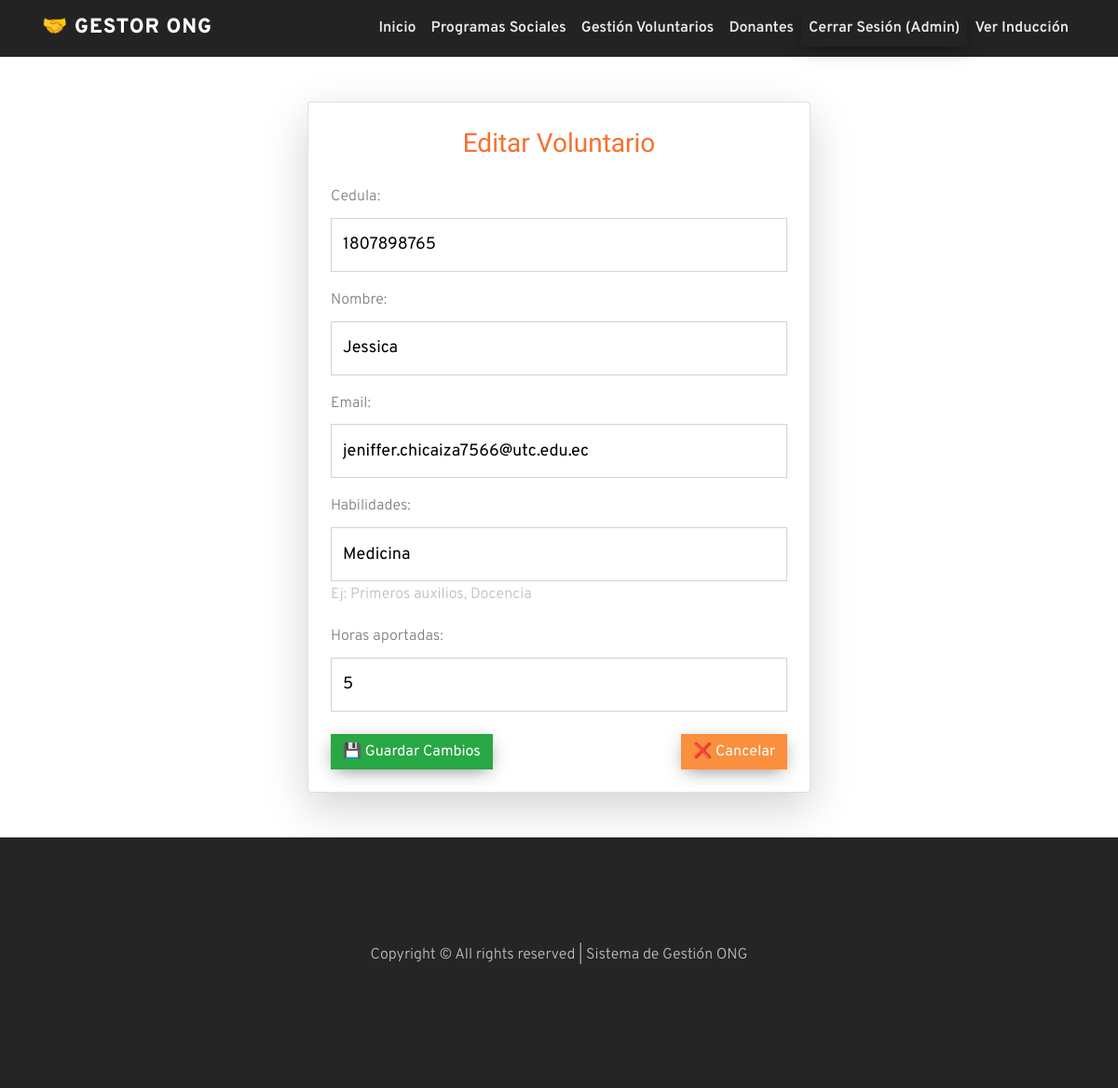
/voluntarios/editar/1/ (signed in), run on the app's committed database.
### gestion/models.py (models this page shows, shortened)
class Voluntario(models.Model):
    nombre = models.CharField(max_length=100)
    cedula = models.CharField(max_length=15, unique=True)
    email = models.EmailField()
    habilidades = models.CharField(max_length=200, help_text="Ej: Primeros auxilios, Docencia")
    horas_aportadas = models.IntegerField(default=0)

### gestion/views.py (the view)
# urls.py: path('voluntarios/editar/<int:id>/', views.editar_voluntario, name='editar_voluntario'),
@login_required
def editar_voluntario(request, id):
  voluntario = get_object_or_404(Voluntario, id=id)
  if request.method == 'POST':
    form = VoluntarioForm(request.POST, instance=voluntario)
    if form.is_valid():
      form.save()
      messages.success(request, 'Voluntario actualizado.')
      return redirect('voluntarios')
  else:
    form = VoluntarioForm(instance=voluntario)
  return render(
      request,
      'gestion/editar_generico.html',
      {'form': form, 'titulo': 'Editar Voluntario'},
  )

### gestion/forms.py
class VoluntarioForm(forms.ModelForm):
    class Meta:
        model = Voluntario
        fields = ['cedula', 'nombre', 'email', 'habilidades', 'horas_aportadas']
        widgets = {
            'cedula': forms.TextInput(attrs={'class': 'form-control', 'placeholder': 'Ej: 1712345678'}),
            'nombre': forms.TextInput(attrs={'class': 'form-control', 'placeholder': 'Nombre completo'}),
            'email': forms.EmailInput(attrs={'class': 'form-control', 'placeholder': 'correo@ejemplo.com'}),
            'habilidades': forms.TextInput(attrs={'class': 'form-control', 'placeholder': 'Ej: Medicina, Logística'}),
            'horas_aportadas': forms.NumberInput(attrs={'class': 'form-control'}),
        }

### gestion/templates/gestion/editar_generico.html (shortened to what this page needs)
{% extends 'gestion/principal.html' %}
{% block contenido %}
<div class="container py-5">
  <div class="row justify-content-center">
    <div class="col-md-6">
      <div class="card shadow-lg p-4">
        <h3 class="text-primary mb-4 text-center">{{ titulo }}</h3>
        <form method="POST">
          {{ form.as_p }}
          <div class="d-flex justify-content-between mt-4">
            <button type="submit" class="btn btn-success">💾 Guardar Cambios</button>
            <a href="javascript:history.back()" class="btn btn-secondary">❌ Cancelar</a>
          </div>
        </form>
      </div>
    </div>
  </div>
</div>
{% endblock %}

### data on the page
Voluntario: cedula "1807898765", nombre "Jessica", email "jeniffer.chicaiza7566@utc.edu.ec", habilidades "Medicina", horas_aportadas "5"

### other printed values
{{ titulo }} "Editar Voluntario"
